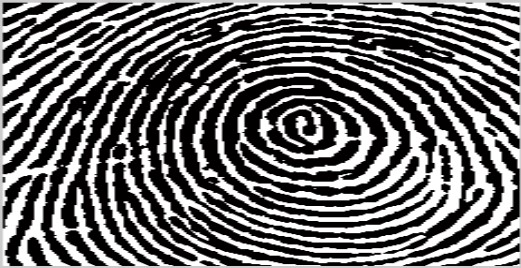
#> input picture biometric_key_generation/picture/sample2.jpg, 521 x 268 px, found by its file name
$ python main.py
#> lines starting #> are read from the running program, lines starting #| are printed output that depends on the picture; after the words box and inside, x2 and y2 are one past the last pixel; in counts of white or black regions, pixels touching at a corner belong together
### biometric_key_generation/segment_and_normalize.py
import numpy as np

# Segmentasi dan Normalisasi Citra Sidik Jari
def segment_and_normalize(image, block_size=16, threshold=0.10):
#> called with block_size = 16, threshold = 0.1
    rows, cols = image.shape
#> rows = 268; cols = 521
    segmented_image = np.zeros_like(image)
    normalized_image = np.zeros_like(image)

    for i in range(0, rows, block_size):
        for j in range(0, cols, block_size):
            block = image[i:i+block_size, j:j+block_size]
            variance = np.var(block)

            if variance < threshold:
                segmented_image[i:i+block_size, j:j+block_size] = 0
            else:
                segmented_image[i:i+block_size, j:j+block_size] = block

    mean = np.mean(segmented_image)
#> mean = 109.5
    stddev = np.std(segmented_image)
#> stddev = 112.5

    # Normalisasi menggunakan mean dan stddev
    normalized_image = ((segmented_image - mean) / stddev) * 128 + 128
    normalized_image = np.clip(normalized_image, 0, 255)
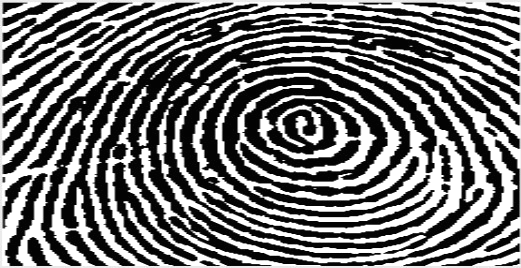
#> normalized_image: shape (268, 521) float64; min 3.43, max 255, mean 117.1
    normalized_image = normalized_image.astype(np.uint8)

    return segmented_image, normalized_image

### biometric_key_generation/estimate_orientation.py
import numpy as np
import math

def estimate_orientation(normalized_image, block_size=16):
#> called with block_size = 16
    rows, cols = normalized_image.shape
#> rows = 268; cols = 521
    orientation_image = np.zeros_like(normalized_image, dtype=float)

    for i in range(0, rows, block_size):
        for j in range(0, cols, block_size):
            block = normalized_image[i:i+block_size, j:j+block_size]
            vx, vy = 0, 0

            if block.shape[0] < block_size or block.shape[1] < block_size:
                continue

            for u in range(block_size - 1):
                for v in range(block_size - 1):
                    vx += 2 * (int(block[u, v+1]) - int(block[u, v])) * (int(block[u+1, v]) - int(block[u, v]))
                    vy += (int(block[u, v+1]) - int(block[u, v])) ** 2 - (int(block[u+1, v]) - int(block[u, v])) ** 2

            if vx != 0:
                orientation_image[i:i+block_size, j:j+block_size] = 0.5 * math.atan2(vy, vx)
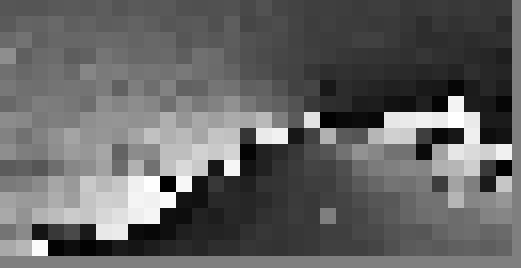
#> orientation_image: shape (268, 521) float64; min -1.57, max 1.57, mean -0.33; drawn with min black and max white

    return orientation_image

### biometric_key_generation/binarize_and_thin_image.py
import cv2

def binarize_and_thin_image(image, threshold=128):
#> called with threshold = 128
    _, binary_image = cv2.threshold(image, threshold, 255, cv2.THRESH_BINARY)
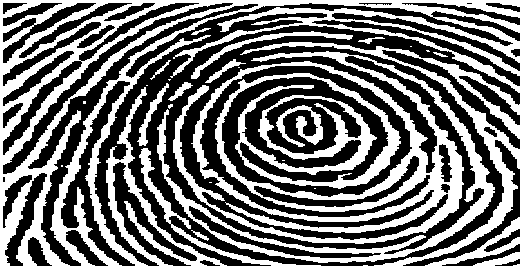
#> binary_image: shape (268, 521); 44.9% white; 23 white regions (11 under 20 px), largest, box (x1, y1, x2, y2) and area: (0, 0, 521, 268) 36279, (157, 51, 495, 263) 23870, (191, 31, 353, 79) 779
    thin_image = cv2.ximgproc.thinning(binary_image, thinningType=cv2.ximgproc.THINNING_ZHANGSUEN)
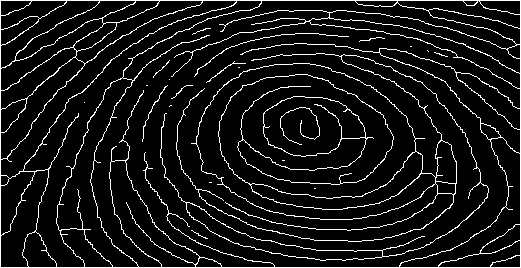
#> thin_image: shape (268, 521); 8.8% white in thin lines or dots
    return thin_image

### biometric_key_generation/extract_minutiae.py
import fingerprint_feature_extractor

def extract_minutiae(thin_image):
    features_terminations, features_bifurcations = fingerprint_feature_extractor.extract_minutiae_features(thin_image, spuriousMinutiaeThresh=10, invertImage=False, showResult=True, saveResult=True)
    minutiae_points = []
    for idx, curr_minutiae in enumerate(features_terminations):
        minutiae_points.append((curr_minutiae.locX, curr_minutiae.locY))
        # print(f"Termination {idx+1}: ({curr_minutiae.locX}, {curr_minutiae.locY})")

    for idx, curr_minutiae in enumerate(features_bifurcations):
        minutiae_points.append((curr_minutiae.locX, curr_minutiae.locY))
        # print(f"Bifurcation {idx+1}: ({curr_minutiae.locX}, {curr_minutiae.locY})")

    print(f"Minutiae points: {minutiae_points}")
    return minutiae_points

### biometric_key_generation/display_image.py
import matplotlib.pyplot as plt

# Fungsi untuk menampilkan gambar
def display_image(title, image):
    plt.figure()
    plt.title(title)
    plt.imshow(image, cmap='gray')
    plt.axis('off')
    plt.show()

### biometric_key_generation/main.py
import cv2
import os

# Import Module
from segment_and_normalize import segment_and_normalize
from estimate_orientation import estimate_orientation
from binarize_and_thin_image import binarize_and_thin_image
from extract_minutiae import extract_minutiae
from generate_biometric_key import generate_biometric_key
from display_image import display_image
from basis_conversion import binary_to_hex, binary_to_ascii

# Fungsi Membaca Gambar
fingerprint_image = cv2.imread("biometric_key_generation/picture/sample2.jpg", cv2.IMREAD_GRAYSCALE)
display_image('Fingerprint Image', fingerprint_image)

# Segmentasi dan normalisasi
segmented_image, normalized_image = segment_and_normalize(fingerprint_image)

# Tampilkan gambar yang telah disegmentasi dan dinormalisasi
# display_image('Segmented Image', segmented_image)
display_image('Normalized Image', normalized_image)

# Estimasi orientasi blok
orientation_image = estimate_orientation(normalized_image)

# Binarisasi dan thinning citra
binary_thin_image = binarize_and_thin_image(normalized_image)

# Tampilkan gambar biner dan hasil thinning
display_image('Binerize and Thin Image', binary_thin_image)


# Ekstraksi minutiae menggunakan perpustakaan
#> (the run stopped early here; a loop or call above may not have finished)

$ run again, with biometric_key_generation/picture/sample1.jpg copied over biometric_key_generation/picture/sample2.jpg
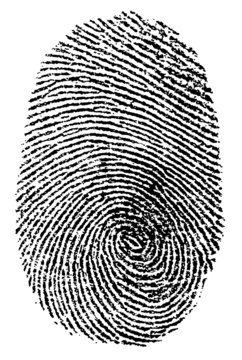
#> input picture biometric_key_generation/picture/sample1.jpg, 242 x 360 px, found by its file name
#> fingerprint_image is the input picture: shape (360, 242); min 0, max 255, mean 179.8
#> after the loop in segment_and_normalize, `for i in range(0, rows, block_size):`:
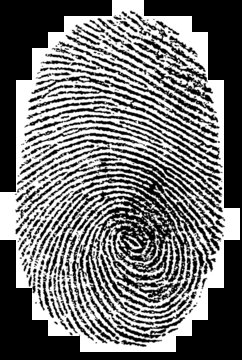
#> segmented_image: shape (360, 242); min 0, max 255, mean 114.4
#> mean = 114.4
#> stddev = 108.5
#> binary_image: shape (360, 242); 46.5% white; 83 white regions (72 under 20 px), largest, box (x1, y1, x2, y2) and area: (0, 0, 240, 352) 39329, (116, 218, 162, 266) 532, (133, 203, 164, 225) 86
#> in binarize_and_thin_image, `thin_image = cv2.ximgproc.thinning(binary_image, thinningType=cv2.ximg..`:
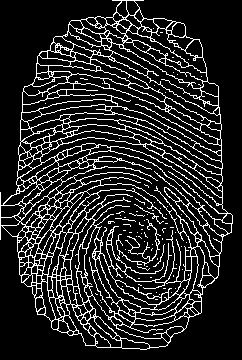
#> thin_image: shape (360, 242); 15% white in thin lines or dots
